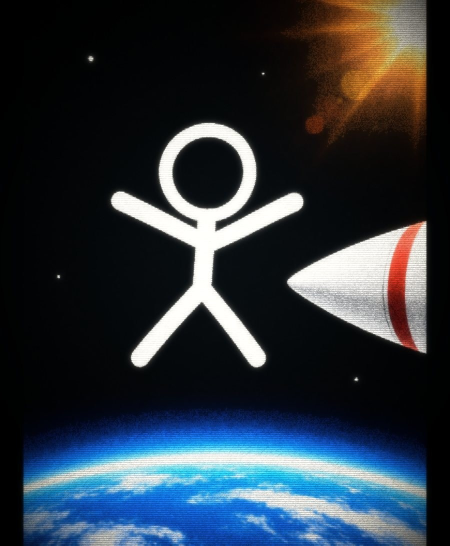
#> input picture stickfist/ad/src/apogee.jpg, 900 x 1092 px, given in place of frog.png, which was not available (shown at 1/2 size)
$ python style_deck.py 5 5 ../../../ad/src/apogee.jpg   (older library calls are emulated)
#> lines starting #> are read from the running program, lines starting #| are printed output that depends on the picture
### stickfist/design-concepts/style-deck/tools/ascii3.py
"""ASCII engine library v3. One picture in, one card out; the ENGINE decides what the characters are and how they are chosen.

  braille  each character is a 2x4 dot cell (8 dots); dots are chosen stochastically -> a grain-print stipple
  edge     characters follow the outlines of the picture (| - / \\) over a sparse brightness fill -> line-art
  blocks   half-block pixels in a few quantised colours, optionally dissolving from smooth (top) to pixel (bottom)
  text     the figure is typeset from its own flavour text, words kept in order across the lit cells

usage (python): render(art, out, name, code, mark, engine, cols, S, pal=, crop=, caption=, ...)
Type strip and glow/grain are shared with ascii2."""
import math
import numpy as np, cv2
from PIL import Image, ImageDraw, ImageFont
import ascii2 as A

W, H, ART_H = A.W, A.H, A.ART_H
FD = '/usr/share/fonts/truetype/dejavu/'
FONTS = {
    'dejavu': FD + 'DejaVuSansMono.ttf', 'dejavu-bold': FD + 'DejaVuSansMono-Bold.ttf',
    'jetbrains': '/usr/share/fonts/truetype/jetbrains-mono/JetBrainsMono-Bold.ttf',
    'freemono': '/usr/share/fonts/truetype/freefont/FreeMonoBold.ttf',
}
import os
FDIR = os.path.join(os.path.dirname(os.path.abspath(__file__)), '..', '..', 'ascii-engines', 'tools', 'fonts') + os.sep
for k, f in (('vt323', 'VT323'), ('sharetech', 'Share_Tech_Mono'), ('major', 'Major_Mono_Display'), ('spacemono', 'Space_Mono'),
             ('cutive', 'Cutive_Mono'), ('syne', 'Syne_Mono'), ('nova', 'Nova_Mono'), ('anon', 'Anonymous_Pro')):
    FONTS[k] = FDIR + f + '.ttf'


# [19 lines left out: functions font_for, prep, not called in this run]


def tone(g, black, white, gamma):
    return np.clip((g - black) / (white - black), 0, 1) ** gamma


def fade_rows(t, rows, chh, S):
    fr = max(3, int(round(260 * S / chh)))
    return t * (np.clip((rows - np.arange(rows, dtype=np.float32)) / fr, 0, 1) ** 1.4)[:, None]


def cell_colours(style, pal, t):
    return A.colours(style, t, t.shape[0], t.shape[1], pal).astype(np.uint8)


# ------------------------------------------------------------------ engines
# [89 lines left out: functions eng_braille, eng_edge, eng_blocks, eng_text, not called in this run]


ENGINES = {'braille': eng_braille, 'edge': eng_edge, 'blocks': eng_blocks, 'text': eng_text}


# [22 lines left out: function render, not called in this run]

### stickfist/design-concepts/style-deck/tools/ascii2.py
"""ASCII cards, one STYLE per rarity. Rarity = resolution (the card prints its exact character count) and each tier
has its own character set and colour treatment:
  classic  (Common)    bold, chunky, 10 symbols, bone on black
  duo      (Rare)      glowing blue-to-white duotone, 14 characters
  glitch   (Epic)      VHS: digits only, torn rows, magenta/cyan split, scanlines
  irid     (Legendary) oil-slick iridescence, all 70 characters, tiny
usage: python ascii2.py ART.png OUT NAME CODE MARK STYLE COLS SCALE [black white gamma shift glow]"""
import sys, cv2, numpy as np
from PIL import Image, ImageDraw, ImageFont

W, H, ART_H = 1500, 2100, 1820
ASPECT = 1.73
FONT = '/usr/share/fonts/truetype/jetbrains-mono/JetBrainsMono-Regular.ttf'
FONTB = '/usr/share/fonts/truetype/jetbrains-mono/JetBrainsMono-Bold.ttf'
R70 = " .'`^\",:;Il!i><~+_-?][}{1)(|\\/tfjrxnuvczXYUJCLQ0OZmwqpdbkhao*#MW&8%B@$"
RAMPS = {'classic': " .:-=+*#%@", 'duo': " .,:;i1tfLCG08@", 'glitch': " .:1l7I4Z9O6B8@", 'irid': R70}
BONE = np.array([236, 231, 220], np.float32)


def smooth(x, a, b):
    t = np.clip((x - a) / (b - a), 0, 1); return t * t * (3 - 2 * t)


PALETTES = {
    # classic: one ink colour (RGB), brightest glyphs go toward white
    'classic': {'bone': (236, 231, 220), 'phosphor': (92, 255, 140), 'amber': (255, 176, 40), 'blood': (255, 62, 56), 'ice': (120, 226, 255)},
    # duo: (shadow colour, highlight colour)
    'duo': {'blue': ((40, 120, 255), (226, 238, 255)), 'magenta': ((255, 20, 150), (255, 214, 240)), 'acid': ((60, 255, 40), (226, 255, 190)),
            'amber': ((255, 120, 0), (255, 236, 190)), 'blood': ((235, 10, 36), (255, 226, 220))},
    # glitch: base colour (the RGB split adds the fringes around it)
    'glitch': {'violet': ((150, 70, 255), (246, 242, 255)), 'red': ((255, 40, 50), (255, 236, 230)), 'toxic': ((70, 255, 90), (232, 255, 226)),
               'cyan': ((20, 220, 255), (232, 252, 255)), 'hot': ((255, 40, 180), (255, 232, 246))},
    # irid: (hue start, hue span) on the colour wheel, 0..1
    'irid': {'oil': (0.60, 1.25), 'fire': (0.97, 0.20), 'toxic': (0.20, 0.30), 'aurora': (0.38, 0.50), 'candy': (0.80, 0.45), 'moon': (0.50, 0.17)},   # moon: cyan to blue, for the Moonshot legendary
}
DEFAULT_PAL = {'classic': 'bone', 'duo': 'blue', 'glitch': 'violet', 'irid': 'oil'}


def colours(style, t, rows, cols, pal=None, seed=4):
    pal = pal or DEFAULT_PAL[style]; v = t[..., None]
    if style == 'classic':
        ink = np.array(PALETTES['classic'][pal], np.float32)
        return np.clip(ink * (0.62 + 0.38 * v) + 255 * 0.14 * (v ** 4), 0, 255)
    if style == 'duo':
        lo, hi = (np.array(c, np.float32) for c in PALETTES['duo'][pal])
        m = smooth(t, 0.62, 1.0)[..., None]                    # only the very brightest glyphs go pale; the rest keep the colour
        return np.clip((lo * (1 - m) + hi * m) * (0.62 + 0.38 * v) * 1.08, 0, 255)
    if style == 'glitch':
        lo, hi = (np.array(c, np.float32) for c in PALETTES['glitch'][pal])
        m = smooth(t, 0.25, 0.85)[..., None]
        return np.clip((lo * (1 - m) + hi * m) * (0.6 + 0.4 * v), 0, 255)
    h0, span = PALETTES['irid'][pal]                       # iridescent: hue follows brightness + a warped noise field + height
    rng = np.random.default_rng(seed)
    n = cv2.resize(rng.normal(0, 1, (rows // 14 + 3, cols // 14 + 3)).astype(np.float32), (cols, rows), interpolation=cv2.INTER_CUBIC)
    y = np.linspace(0, 1, rows, dtype=np.float32)[:, None]
    k = span / 1.25
    hue = (h0 + span * t + 0.30 * k * n + 0.45 * k * y) % 1.0
    hsv = np.dstack([hue * 360, np.full_like(t, 0.82), np.clip(0.70 + 0.30 * t, 0, 1)]).astype(np.float32)
    rgb = cv2.cvtColor(hsv, cv2.COLOR_HSV2RGB)
    return np.clip(rgb * 255 * (0.62 + 0.38 * np.clip(t * 1.4, 0, 1))[..., None] + BONE * 0.30 * (t[..., None] ** 3), 0, 255)


# [6 lines left out: function spaced, not called in this run]


def spaced_w(d, text, font, track):
    return sum(d.textlength(ch, font=font) for ch in text) + track * (len(text) - 1)


# [51 lines left out: functions draw_type, glitch_post, not called in this run]


def render(art, out, name, code, mark, style, cols, S=1, black=0.05, white=0.9, gamma=0.8, shift=0, glow=0.5, pad=0.0, pal=None, crop=None, thick=0, typo='line', caption=''):
#> called with out = './../../../ad/src/apogee.jpg/base.jpg', name = 'Stitch', code = 'IS001-000012-XW8P', mark = '', style = 'classic', cols = 3, S = 5, black = 0.06
    cols, S, shift = int(cols), int(S), int(shift)
    cw = W * S / cols; chh = cw * ASPECT; rows = int(ART_H * S / chh); count = cols * rows
    img = cv2.imread(art)
#> img is the input picture: shape (1092, 900, 3); mean B, G, R 63.9, 54.4, 45.2
    if crop:                                                       # (x0, y0, x1, y1) as fractions: zoom in on the subject
        hh, ww = img.shape[:2]; cx0, cy0, cx1, cy1 = crop
#> after `hh, ww = img.shape[:2]`: hh = 1092; ww = 900
        img = img[int(cy0 * hh):int(cy1 * hh), int(cx0 * ww):int(cx1 * ww)]
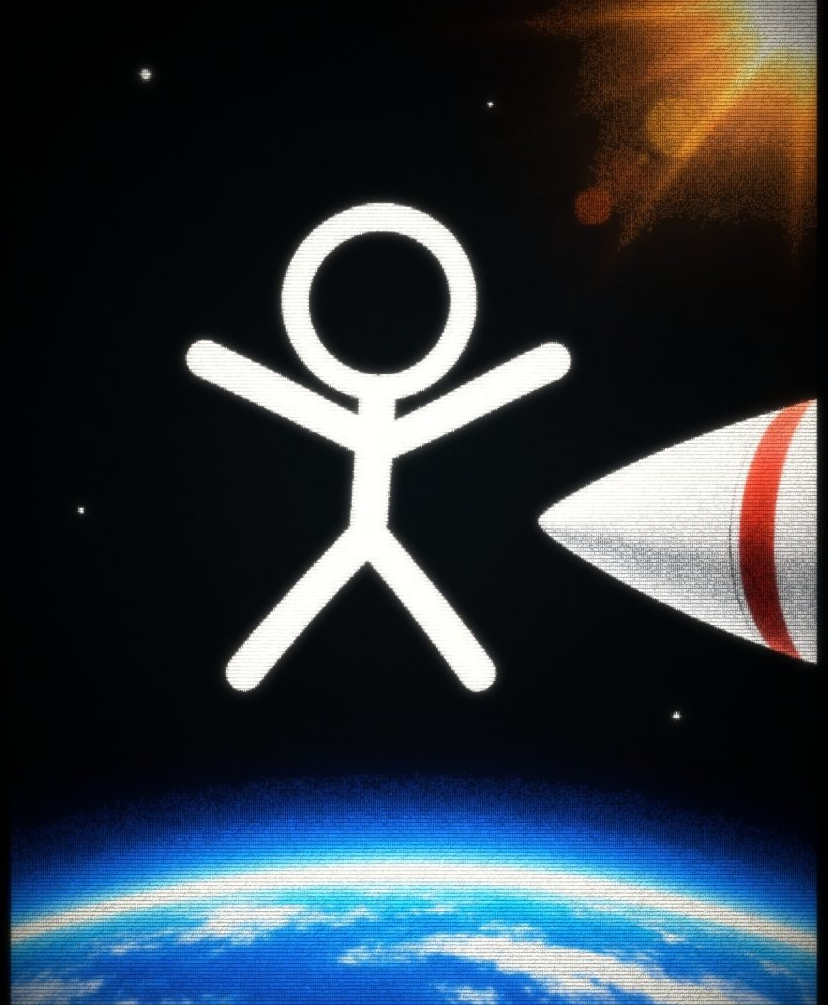
#> img: shape (1005, 828, 3); mean B, G, R 68, 58.7, 49.3
    if pad > 0:                                                    # a black margin so the figure never touches the edge
        ph, pw = int(img.shape[0] * pad), int(img.shape[1] * pad * 0.8)
#> ph = 40; pw = 26
        img = cv2.copyMakeBorder(img, ph, int(ph * 0.6), pw, pw, cv2.BORDER_CONSTANT, value=(0, 0, 0))
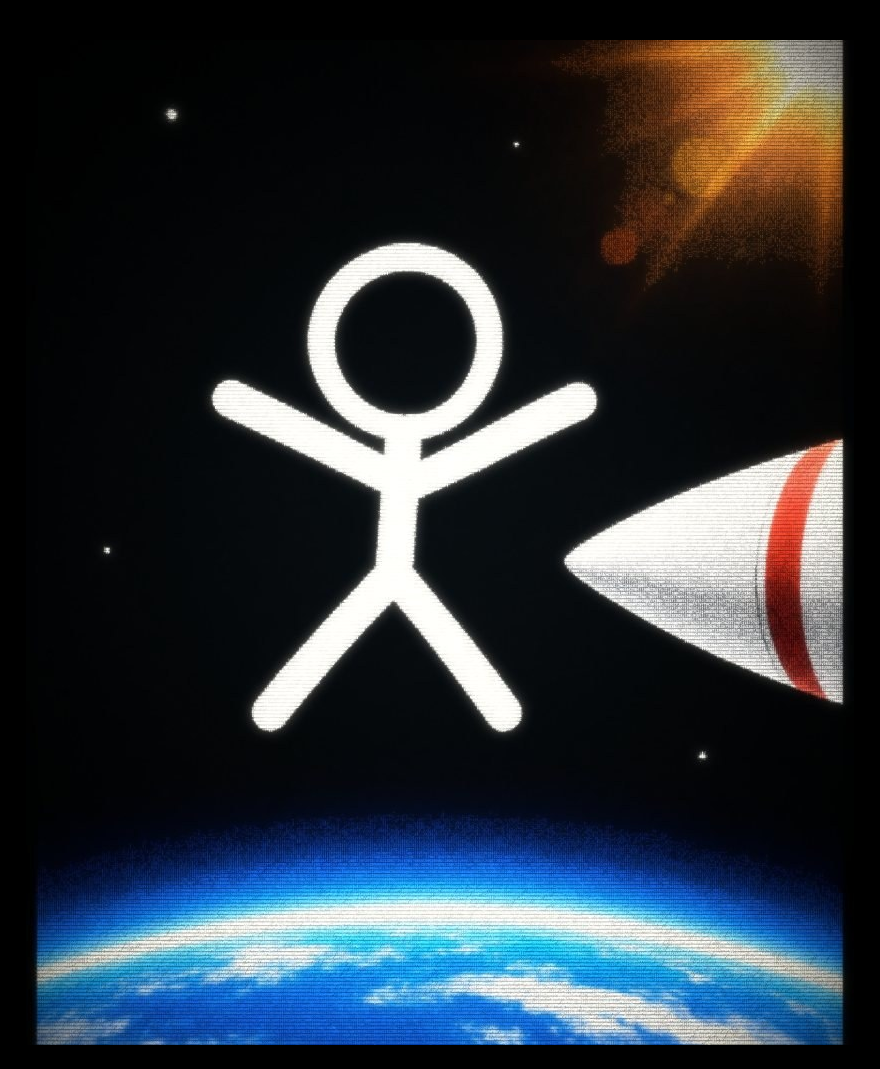
#> img: shape (1069, 880, 3); mean B, G, R 60.1, 51.9, 43.6
    h0, w0 = img.shape[:2]; k = max(W / w0, ART_H / h0)
#> after `h0, w0 = img.shape[:2]`: h0 = 1069; w0 = 880
#> after `k = max(W / w0, ART_H / h0)`: k = 1.7
    img = cv2.resize(img, (int(round(w0 * k)), int(round(h0 * k))), interpolation=cv2.INTER_AREA)
#> img: shape (1822, 1500, 3)
    x0 = (img.shape[1] - W) // 2; shift = min(shift, img.shape[0] - ART_H)
#> after `x0 = (img.shape[1] - W) // 2`: x0 = 0
#> after `shift = min(shift, img.shape[0] - ART_H)`: shift = 0
    g = cv2.cvtColor(img[shift:shift + ART_H, x0:x0 + W], cv2.COLOR_BGR2GRAY).astype(np.float32) / 255
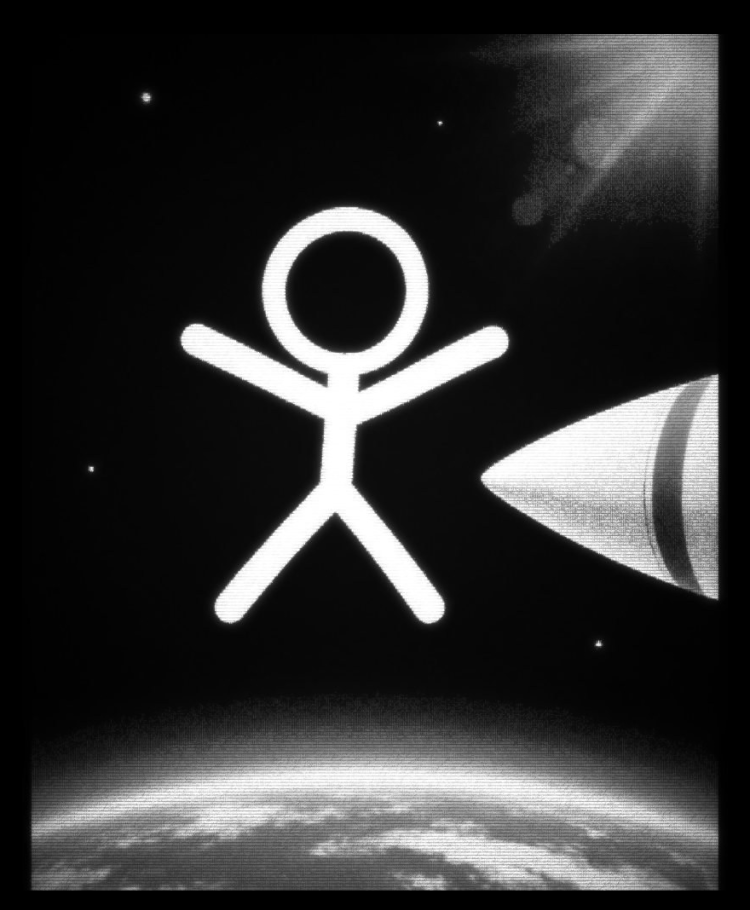
#> g: shape (1820, 1500) float32 (shown at 1/2 size); min 0, max 1, mean 0.198
    if thick:                                                      # >0 thickens bright thin strokes, <0 thickens dark ones (so a tiny figure survives the grid)
        kk = int(abs(thick)) | 1; ker = cv2.getStructuringElement(cv2.MORPH_ELLIPSE, (kk, kk))
        g = cv2.dilate(g, ker) if thick > 0 else cv2.erode(g, ker)
    small = cv2.resize(g, (cols, rows), interpolation=cv2.INTER_AREA)
#> small = [[0.0338, 0.209, 0.195], [0.148, 0.321, 0.278]]
    t = np.clip((small - black) / (white - black), 0, 1) ** gamma
#> t = [[0, 0.326, 0.304], [0.226, 0.482, 0.426]]
    fr = max(3, int(round(260 * S / chh)))
    t *= np.clip((rows - np.arange(rows, dtype=np.float32)) / fr, 0, 1)[:, None] ** 1.4
#> t = [[0, 0.185, 0.173], [0.0485, 0.104, 0.0914]]
    ramp = RAMPS[style]; col = colours(style, t, rows, cols, pal).astype(np.uint8).tolist()
#> after `col = colours(style, t, rows, cols, pal).astype(np.uint8).tolist()`: col = [[[146, 143, 136], [162, 159, 151], [161, 158, 150]], [[150, 147, 140], [155, 152, 145], [154, 151, 144]]]
    idx = np.minimum(len(ramp) - 1, (t * (len(ramp) - 1) + 0.5).astype(int))
#> idx = [[0, 2, 2], [0, 1, 1]]
    font = ImageFont.truetype(FONTB if (style != 'duo' or cols > 200) else FONT, max(5, int(chh * 0.92)))
    canvas = Image.new('RGB', (W * S, H * S), (4, 4, 5)); d = ImageDraw.Draw(canvas)
    for r in range(rows):
        y = r * chh; ri = idx[r]; rc = col[r]; tr = t[r]
        for c in range(cols):
            i = ri[c]
            if i == 0 or tr[c] < 0.035: continue
            d.text((c * cw + 0.08 * cw, y), ramp[i], font=font, fill=tuple(rc[c]))
#> this loop made 2 passes
#> (ri, rc, tr) on passes 1 to 2: ([0, 2, 2], [[146, 143, 136], [162, 159, 151], [161, 158, 150]], [0, 0.185, 0.173]), ([0, 1, 1], [[150, 147, 140], [155, 152, 145], [154, 151, 144]], [0.0485, 0.104, 0.0914])
    arr = np.asarray(canvas).astype(np.float32) / 255
    sm = cv2.resize(arr, (arr.shape[1] // 4, arr.shape[0] // 4), interpolation=cv2.INTER_AREA)
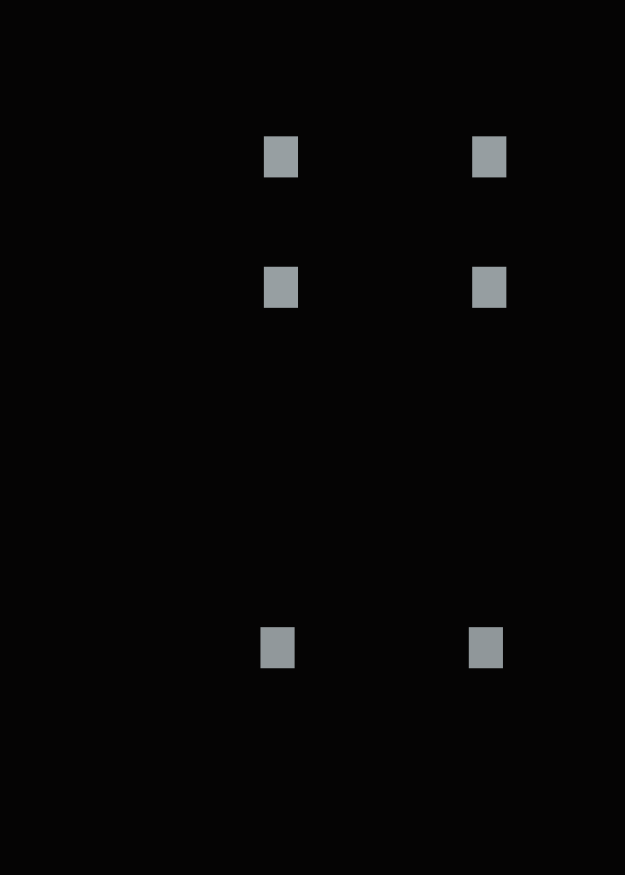
#> sm: shape (2625, 1875, 3) float32 (shown at 1/3 size); mean of channels 0, 1, 2 0.025, 0.0248, 0.0293; drawn as B, G, R
    gl = cv2.resize(cv2.GaussianBlur(sm, (0, 0), 16 * S / 4 * 4 / 4) * glow + cv2.GaussianBlur(sm, (0, 0), 3 * S) * 0.15, (arr.shape[1], arr.shape[0]))
#> (the run stopped early here; a loop or call above may not have finished)
